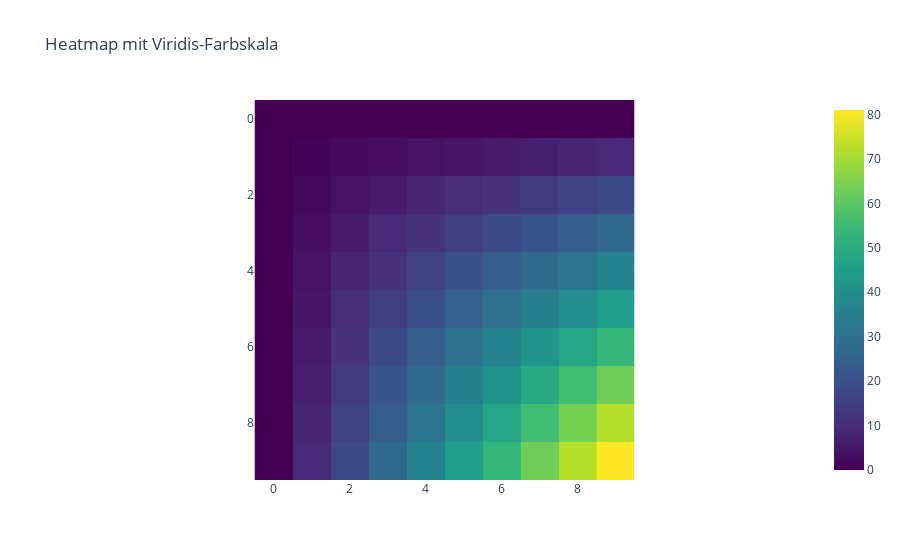
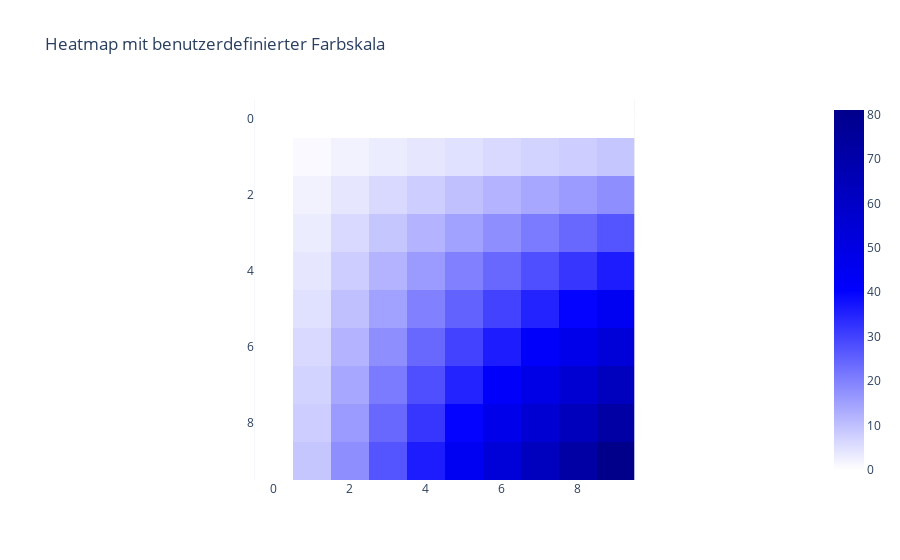
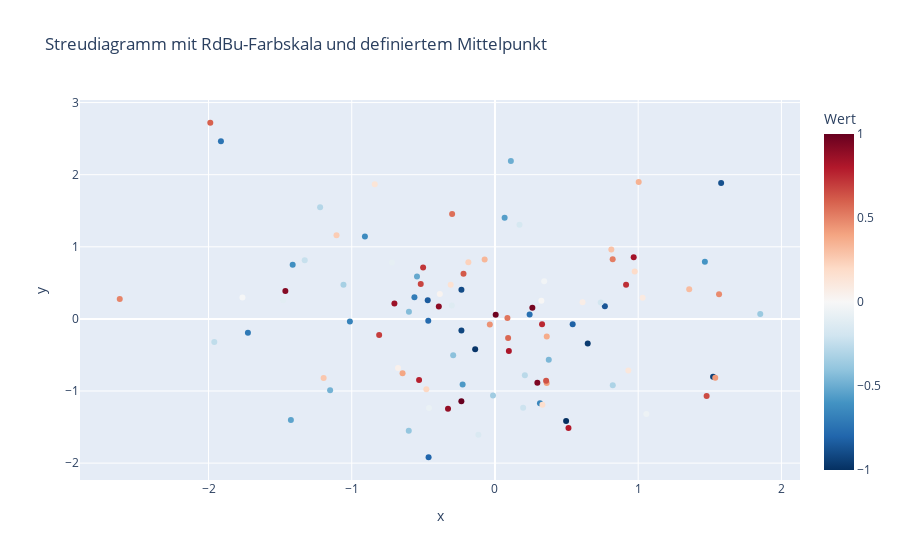

These figures' notebook cell, in order:
### Markdown cell above
**Erklärung:**
- Mit `color='Kategorie'` weisen wir jeder Kategorie eine eigene Farbe zu
- Mit `color_discrete_sequence` definieren wir eine benutzerdefinierte Farbpalette für kategoriale Daten
- Die Farben können als Hex-Werte (#RRGGBB), RGB-Werte oder Farbnamen angegeben werden

### Beispiel 2: Fortgeschrittene Farbanpassung und Farbskalen

### Code cell
# Daten für Heatmap erstellen
matrix = np.outer(np.arange(10), np.arange(10))
df = pd.DataFrame(matrix)

# Heatmap mit kontinuierlicher Farbskala
fig1 = px.imshow(
    matrix,
    color_continuous_scale='Viridis',  # Vordefinierte Farbskala
    title='Heatmap mit Viridis-Farbskala'
)

# Heatmap mit benutzerdefinierter Farbskala
fig2 = px.imshow(
    matrix,
    color_continuous_scale=[[0, 'white'], [0.5, 'blue'], [1, 'darkblue']],  # Benutzerdefinierte Farbskala
    title='Heatmap mit benutzerdefinierter Farbskala'
)

# Streudiagramm mit kontinuierlicher Farbskala
np.random.seed(42)
n = 100
df = pd.DataFrame({
    'x': np.random.normal(0, 1, n),
    'y': np.random.normal(0, 1, n),
    'Wert': np.linspace(-1, 1, n)
})

fig3 = px.scatter(
    df,
    x='x',
    y='y',
    color='Wert',  # Färben nach numerischem Wert
    color_continuous_scale='RdBu_r',  # Rot-Blau-Skala (umgekehrt)
    color_continuous_midpoint=0,  # Mittelpunkt der Farbskala
    title='Streudiagramm mit RdBu-Farbskala und definiertem Mittelpunkt'
)

fig1.show()
fig2.show()
fig3.show()

### Figure 1 — Plotly figure (JSON) as saved in the notebook; plotly's stock layout.template omitted (floating-point values rounded to 4 significant figures)
{"data": [{"coloraxis": "coloraxis", "hovertemplate": "x: %{x}<br>y: %{y}<br>color: %{z}<extra></extra>", "name": "0", "type": "heatmap", "xaxis": "x", "yaxis": "y", "z": [[0, 0, 0, 0, 0, 0, 0, 0, 0, 0], [0, 1, 2, 3, 4, 5, 6, 7, 8, 9], [0, 2, 4, 6, 8, 10, 12, 14, 16, 18], [0, 3, 6, 9, 12, 15, 18, 21, 24, 27], [0, 4, 8, 12, 16, 20, 24, 28, 32, 36], [0, 5, 10, 15, 20, 25, 30, 35, 40, 45], [0, 6, 12, 18, 24, 30, 36, 42, 48, 54], [0, 7, 14, 21, 28, 35, 42, 49, 56, 63], [0, 8, 16, 24, 32, 40, 48, 56, 64, 72], [0, 9, 18, 27, 36, 45, 54, 63, 72, 81]]}], "layout": {"coloraxis": {"colorscale": [[0, "#440154"], [0.1111, "#482878"], [0.2222, "#3e4989"], [0.3333, "#31688e"], [0.4444, "#26828e"], [0.5556, "#1f9e89"], [0.6667, "#35b779"], [0.7778, "#6ece58"], [0.8889, "#b5de2b"], [1, "#fde725"]]}, "title": {"text": "Heatmap mit Viridis-Farbskala"}, "xaxis": {"anchor": "y", "constrain": "domain", "domain": [0, 1], "scaleanchor": "y"}, "yaxis": {"anchor": "x", "autorange": "reversed", "constrain": "domain", "domain": [0, 1]}}}

### Figure 2 — Plotly figure (JSON) as saved in the notebook; plotly's stock layout.template omitted (floating-point values rounded to 4 significant figures)
{"data": [{"coloraxis": "coloraxis", "hovertemplate": "x: %{x}<br>y: %{y}<br>color: %{z}<extra></extra>", "name": "0", "type": "heatmap", "xaxis": "x", "yaxis": "y", "z": [[0, 0, 0, 0, 0, 0, 0, 0, 0, 0], [0, 1, 2, 3, 4, 5, 6, 7, 8, 9], [0, 2, 4, 6, 8, 10, 12, 14, 16, 18], [0, 3, 6, 9, 12, 15, 18, 21, 24, 27], [0, 4, 8, 12, 16, 20, 24, 28, 32, 36], [0, 5, 10, 15, 20, 25, 30, 35, 40, 45], [0, 6, 12, 18, 24, 30, 36, 42, 48, 54], [0, 7, 14, 21, 28, 35, 42, 49, 56, 63], [0, 8, 16, 24, 32, 40, 48, 56, 64, 72], [0, 9, 18, 27, 36, 45, 54, 63, 72, 81]]}], "layout": {"coloraxis": {"colorscale": [[0, "white"], [0.5, "blue"], [1, "darkblue"]]}, "title": {"text": "Heatmap mit benutzerdefinierter Farbskala"}, "xaxis": {"anchor": "y", "constrain": "domain", "domain": [0, 1], "scaleanchor": "y"}, "yaxis": {"anchor": "x", "autorange": "reversed", "constrain": "domain", "domain": [0, 1]}}}

### Figure 3 — Plotly figure (JSON) as saved in the notebook; plotly's stock layout.template omitted (floating-point values rounded to 4 significant figures)
{"data": [{"hovertemplate": "x=%{x}<br>y=%{y}<br>Wert=%{marker.color}<extra></extra>", "legendgroup": "", "marker": {"color": [-1.0, -0.9798, -0.9596, -0.9394, -0.9192, -0.899, -0.8788, -0.8586, -0.8384, -0.8182, -0.798, -0.7778, -0.7576, -0.7374, -0.7172, -0.697, -0.6768, -0.6566, -0.6364, -0.6162, -0.596, -0.5758, -0.5556, -0.5354, -0.5152, -0.4949, -0.4747, -0.4545, -0.4343, -0.4141, -0.3939, -0.3737, -0.3535, -0.3333, -0.3131, -0.2929, -0.2727, -0.2525, -0.2323, -0.2121, -0.1919, -0.1717, -0.1515, -0.1313, -0.1111, -0.09091, -0.07071, -0.05051, -0.0303, -0.0101, 0.0101, 0.0303, 0.05051, 0.07071, 0.09091, 0.1111, 0.1313, 0.1515, 0.1717, 0.1919, 0.2121, 0.2323, 0.2525, 0.2727, 0.2929, 0.3131, 0.3333, 0.3535, 0.3737, 0.3939, 0.4141, 0.4343, 0.4545, 0.4747, 0.4949, 0.5152, 0.5354, 0.5556, 0.5758, 0.596, 0.6162, 0.6364, 0.6566, 0.6768, 0.697, 0.7172, 0.7374, 0.7576, 0.7778, 0.798, 0.8182, 0.8384, 0.8586, 0.8788, 0.899, 0.9192, 0.9394, 0.9596, 0.9798, 1.0], "coloraxis": "coloraxis", "symbol": "circle"}, "mode": "markers", "name": "", "orientation": "v", "showlegend": false, "type": "scatter", "x": [0.4967, -0.1383, 0.6477, 1.523, -0.2342, -0.2341, 1.579, 0.7674, -0.4695, 0.5426, -0.4634, -0.4657, 0.242, -1.913, -1.725, -0.5623, -1.013, 0.3142, -0.908, -1.412, 1.466, -0.2258, 0.06753, -1.425, -0.5444, 0.1109, -1.151, 0.3757, -0.6006, -0.2917, -0.6017, 1.852, -0.0135, -1.058, 0.8225, -1.221, 0.2089, -1.96, -1.328, 0.1969, 0.7385, 0.1714, -0.1156, -0.3011, -1.479, -0.7198, -0.4606, 1.057, 0.3436, -1.763, 0.3241, -0.3851, -0.6769, 0.6117, 1.031, 0.9313, -0.8392, -0.3092, 0.3313, 0.9755, -0.4792, -0.1857, -1.106, -1.196, 0.8125, 1.356, -0.07201, 1.004, 0.3616, -0.6451, 0.3614, 1.538, -0.03583, 1.565, -2.62, 0.8219, 0.08705, -0.299, 0.09176, -1.988, -0.2197, 0.3571, 1.478, -0.5183, -0.8085, -0.5018, 0.9154, 0.3288, -0.5298, 0.5133, 0.09708, 0.9686, -0.7021, -0.3277, -0.3921, -1.464, 0.2961, 0.2611, 0.005113, -0.2346], "xaxis": "x", "y": [-1.415, -0.4206, -0.3427, -0.8023, -0.1613, 0.4041, 1.886, 0.1746, 0.2576, -0.07445, -1.919, -0.02651, 0.06023, 2.463, -0.1924, 0.3015, -0.03471, -1.169, 1.143, 0.7519, 0.791, -0.9094, 1.403, -1.402, 0.5869, 2.19, -0.9905, -0.5663, 0.09965, -0.5035, -1.551, 0.06856, -1.062, 0.4736, -0.9194, 1.55, -0.7833, -0.3221, 0.8135, -1.231, 0.2275, 1.307, -1.607, 0.1846, 0.2599, 0.7818, -1.237, -1.32, 0.5219, 0.297, 0.2505, 0.3464, -0.68, 0.2323, 0.2931, -0.7144, 1.866, 0.4738, -1.191, 0.6566, -0.9747, 0.7871, 1.159, -0.8207, 0.9634, 0.4128, 0.8221, 1.897, -0.2454, -0.7537, -0.8895, -0.8158, -0.0771, 0.3412, 0.2767, 0.8272, 0.013, 1.454, -0.2647, 2.72, 0.6257, -0.8572, -1.071, 0.4825, -0.2235, 0.714, 0.4732, -0.07283, -0.8468, -1.515, -0.4465, 0.8564, 0.2141, -1.246, 0.1732, 0.3853, -0.8839, 0.1537, 0.05821, -1.143], "yaxis": "y"}], "layout": {"coloraxis": {"cmid": 0, "colorbar": {"title": {"text": "Wert"}}, "colorscale": [[0, "rgb(5,48,97)"], [0.1, "rgb(33,102,172)"], [0.2, "rgb(67,147,195)"], [0.3, "rgb(146,197,222)"], [0.4, "rgb(209,229,240)"], [0.5, "rgb(247,247,247)"], [0.6, "rgb(253,219,199)"], [0.7, "rgb(244,165,130)"], [0.8, "rgb(214,96,77)"], [0.9, "rgb(178,24,43)"], [1, "rgb(103,0,31)"]]}, "legend": {"tracegroupgap": 0}, "title": {"text": "Streudiagramm mit RdBu-Farbskala und definiertem Mittelpunkt"}, "xaxis": {"anchor": "y", "domain": [0, 1], "title": {"text": "x"}}, "yaxis": {"anchor": "x", "domain": [0, 1], "title": {"text": "y"}}}}
